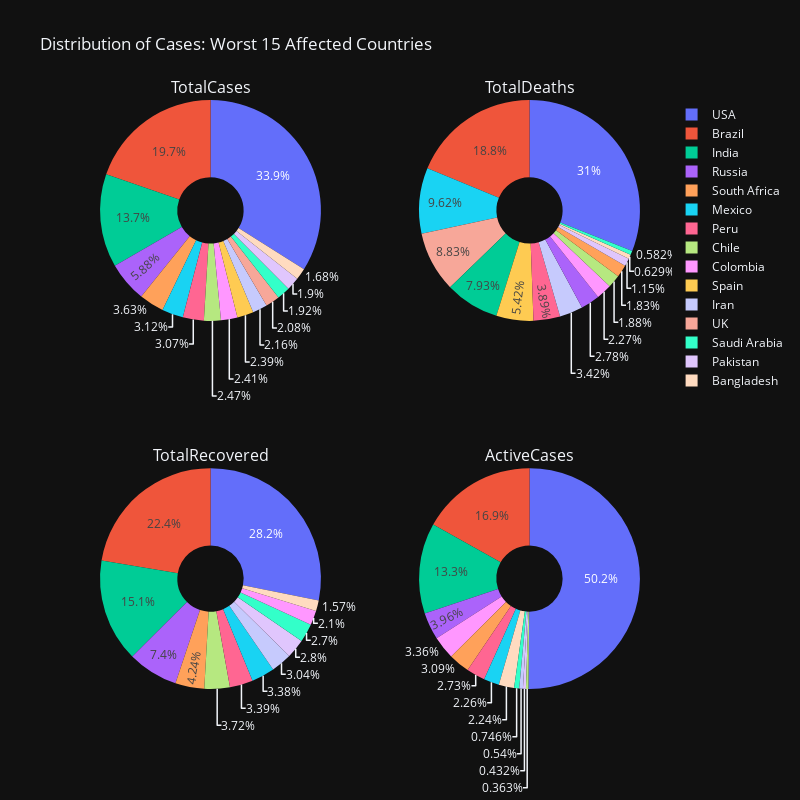

The code cell stored with this chart in its notebook:
### Code cell
def create_pie_subplots(data, cases, top_n=15):
    """
    Function to create a 2x2 subplot of pie charts based on the provided cases.

    Parameters:
    - data: DataFrame with the COVID data
    - cases: List of cases to be visualized (e.g., ['TotalCases', 'TotalDeaths', 'TotalRecovered', 'ActiveCases'])
    - top_n: Number of top countries to display (default is 15)

    Returns:
    - fig: Plotly figure object
    """
    # Extract the labels (Top countries)
    labels = data[0:top_n]['Country/Region'].values

    # Create subplots with 2 rows and 2 columns
    fig = make_subplots(
        rows=2, cols=2,
        subplot_titles=[f'{case}' for case in cases],
        specs=[[{'type': 'pie'}, {'type': 'pie'}], [{'type': 'pie'}, {'type': 'pie'}]]
    )

    # Loop over each case and create a pie chart
    for i, case in enumerate(cases, start=1):
        row = (i - 1) // 2 + 1  # Determines the row (1 or 2)
        col = (i - 1) % 2 + 1   # Determines the column (1 or 2)
        
        # Add a pie chart for each case
        fig.add_trace(
            go.Pie(labels=labels, values=data[0:top_n][case], hole=0.3),
            row=row, col=col
        )

    # Update layout to make the chart look cleaner
    fig.update_layout(
        height=800,
        width=800,
        title_text='Distribution of Cases: Worst 15 Affected Countries',
        template='plotly_dark'
    )

    return fig

# List of cases to visualize
cases = ['TotalCases', 'TotalDeaths', 'TotalRecovered', 'ActiveCases']

# Call the function and display the figure
fig = create_pie_subplots(worldometer_data, cases)
fig.show()

### Figure 1 — Plotly figure (JSON) as saved in the notebook; plotly's stock layout.template omitted (floating-point values rounded to 4 significant figures)
{"data": [{"domain": {"x": [0, 0.45], "y": [0.625, 1]}, "hole": 0.3, "labels": ["USA", "Brazil", "India", "Russia", "South Africa", "Mexico", "Peru", "Chile", "Colombia", "Spain", "Iran", "UK", "Saudi Arabia", "Pakistan", "Bangladesh"], "type": "pie", "values": [5032179, 2917562, 2025409, 871894, 538184, 462690, 455409, 366671, 357710, 354530, 320117, 308134, 284226, 281863, 249651]}, {"domain": {"x": [0.55, 1], "y": [0.625, 1]}, "hole": 0.3, "labels": ["USA", "Brazil", "India", "Russia", "South Africa", "Mexico", "Peru", "Chile", "Colombia", "Spain", "Iran", "UK", "Saudi Arabia", "Pakistan", "Bangladesh"], "type": "pie", "values": [162804, 98644, 41638, 14606, 9604, 50517, 20424, 9889, 11939, 28500, 17976, 46413, 3055, 6035, 3306]}, {"domain": {"x": [0, 0.45], "y": [0, 0.375]}, "hole": 0.3, "labels": ["USA", "Brazil", "India", "Russia", "South Africa", "Mexico", "Peru", "Chile", "Colombia", "Spain", "Iran", "UK", "Saudi Arabia", "Pakistan", "Bangladesh"], "type": "pie", "values": [2576668, 2047660, 1377384, 676357, 387316, 308848, 310337, 340168, 192355, null, 277463, null, 247089, 256058, 143824]}, {"domain": {"x": [0.55, 1], "y": [0, 0.375]}, "hole": 0.3, "labels": ["USA", "Brazil", "India", "Russia", "South Africa", "Mexico", "Peru", "Chile", "Colombia", "Spain", "Iran", "UK", "Saudi Arabia", "Pakistan", "Bangladesh"], "type": "pie", "values": [2292707, 771258, 606387, 180931, 141264, 103325, 124648, 16614, 153416, null, 24678, null, 34082, 19770, 102521]}], "layout": {"annotations": [{"font": {"size": 16}, "showarrow": false, "text": "TotalCases", "x": 0.225, "xanchor": "center", "xref": "paper", "y": 1, "yanchor": "bottom", "yref": "paper"}, {"font": {"size": 16}, "showarrow": false, "text": "TotalDeaths", "x": 0.775, "xanchor": "center", "xref": "paper", "y": 1, "yanchor": "bottom", "yref": "paper"}, {"font": {"size": 16}, "showarrow": false, "text": "TotalRecovered", "x": 0.225, "xanchor": "center", "xref": "paper", "y": 0.375, "yanchor": "bottom", "yref": "paper"}, {"font": {"size": 16}, "showarrow": false, "text": "ActiveCases", "x": 0.775, "xanchor": "center", "xref": "paper", "y": 0.375, "yanchor": "bottom", "yref": "paper"}], "height": 800, "title": {"text": "Distribution of Cases: Worst 15 Affected Countries"}, "width": 800}}
